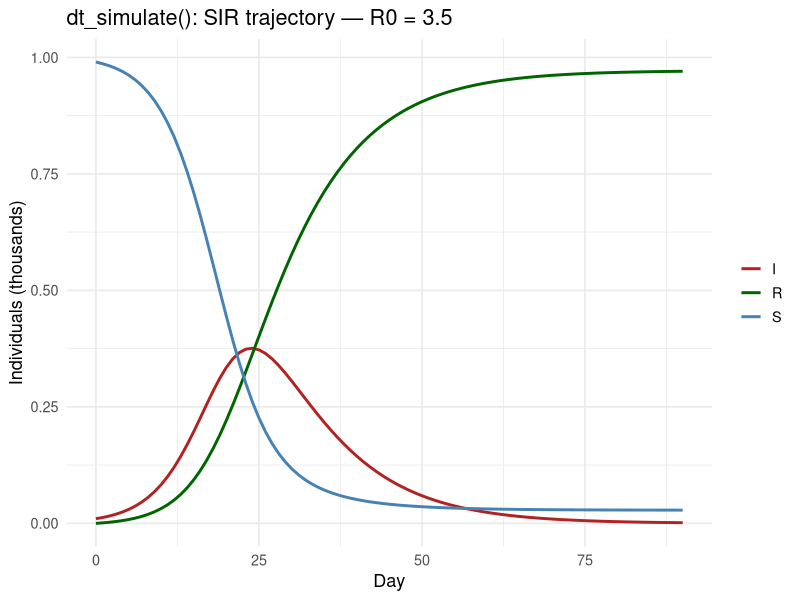

The R source for this figure:
## ---- chunk 1
#| label: sdk-core

# Simulated API (replaces the real HTTP server for this demo)
.sim_api <- function(endpoint, body) {
  if (endpoint == "/simulate") {
    beta  <- body$beta  %||% 0.3
    gamma <- body$gamma %||% 0.1
    days  <- body$days  %||% 60
    N     <- body$S0 + body$I0
    S <- body$S0; I <- body$I0; R <- 0; peak_I <- I; peak_day <- 0
    traj  <- data.frame(time = 0:days, S = NA, I = NA, R = NA)
    traj[1, ] <- c(0, S, I, R)
    for (d in seq_len(days)) {
      inf <- beta * S * I / N; rec <- gamma * I
      S <- S - inf; I <- I + inf - rec; R <- R + rec
      if (I > peak_I) { peak_I <- I; peak_day <- d }
      traj[d + 1, ] <- c(d, S, I, R)
    }
    list(R0 = round(beta / gamma, 2), peak_I = round(peak_I),
         peak_day = peak_day, trajectory = traj)
  }
}

# Null-coalescing operator
`%||%` <- function(a, b) if (!is.null(a)) a else b
## ---- chunk 2
#| label: sdk-functions

# -- Authentication --
dt_auth <- function(api_key = NULL) {
  key <- api_key %||% Sys.getenv("DT_API_KEY", unset = NA)
  if (is.na(key) || nchar(key) == 0) {
    stop("No API key found. Set DT_API_KEY environment variable or pass api_key=.")
  }
  invisible(key)
}

# -- Simulate endpoint --
#' Run an SIR simulation
#'
#' @param S0 Initial susceptibles
#' @param I0 Initial infectious
#' @param beta Transmission rate (per day)
#' @param gamma Recovery rate (per day)
#' @param days Simulation length in days
#' @return A list with R0, peak_I, peak_day, and trajectory data frame
dt_simulate <- function(S0 = 9900, I0 = 100, beta = 0.3,
                         gamma = 0.1, days = 60) {
  if (beta <= 0 || beta >= 5)
    stop("`beta` must be between 0 and 5")
  if (gamma <= 0 || gamma >= 1)
    stop("`gamma` must be between 0 and 1")
  if (days < 1 || days > 365)
    stop("`days` must be between 1 and 365")

  # In production: make HTTP request
  # req <- request(BASE_URL) |> req_url_path("/simulate") |>
  #   req_auth_bearer_token(dt_auth()) |>
  #   req_body_json(list(S0=S0,I0=I0,beta=beta,gamma=gamma,days=days)) |>
  #   req_perform()
  # resp_body_json(req)

  # Demo: call simulated API
  .sim_api("/simulate", list(S0 = S0, I0 = I0, beta = beta,
                              gamma = gamma, days = days))
}
## ---- chunk 3
#| label: sdk-usage
#| fig-cap: "SDK usage: dt_simulate() returns a tidy trajectory data frame ready for plotting. The analyst writes zero HTTP boilerplate."

# Client code — what the end user sees
result <- dt_simulate(S0 = 9900, I0 = 100, beta = 0.35, gamma = 0.1, days = 90)

cat(sprintf("R0 = %.1f | Peak: %d infectious on day %d\n",
            result$R0, result$peak_I, result$peak_day))

library(ggplot2)
library(tidyr)

traj_long <- pivot_longer(result$trajectory, c(S, I, R),
                           names_to = "compartment", values_to = "count")

ggplot(traj_long, aes(x = time, y = count / 10000,
                      colour = compartment)) +
  geom_line(linewidth = 1) +
  scale_colour_manual(values = c(S = "steelblue", I = "firebrick",
                                  R = "darkgreen"), name = NULL) +
  labs(x = "Day", y = "Individuals (thousands)",
       title = paste0("dt_simulate(): SIR trajectory — R0 = ", result$R0)) +
  theme_minimal(base_size = 13)
## ---- chunk 4
#| label: error-handling

safe_simulate <- function(...) {
  tryCatch(
    dt_simulate(...),
    error = function(e) {
      # Wrap to give context
      stop(sprintf(
        "dt_simulate() failed: %s\nCheck your parameters and API key.",
        conditionMessage(e)
      ), call. = FALSE)
    }
  )
}

# Trigger a validation error
tryCatch(
  safe_simulate(beta = -0.5),
  error = function(e) cat("Error caught:", conditionMessage(e), "\n")
)
